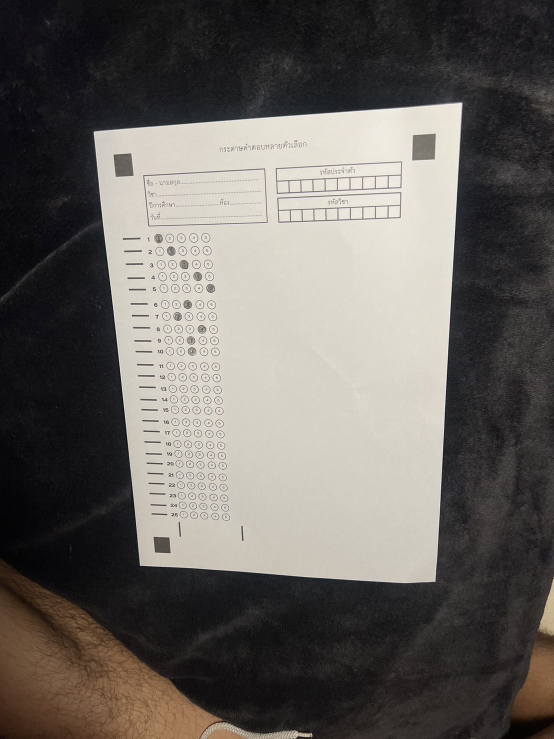
#> input picture backend/scanner/test_image/S__221782018.jpg, 1108 x 1477 px (shown at 1/2 size)
$ python testCall.py
#> lines starting #> are read from the running program, lines starting #| are printed output that depends on the picture; after the words box and inside, x2 and y2 are one past the last pixel; in counts of white or black regions, pixels touching at a corner belong together
### backend/scanner/scaner.py
# =====================================================================================
# anser sheet scanner conclusion to use
# =====================================================================================

# import the necessary packages
from imutils.perspective import four_point_transform
import cv2
import argparse
from imutils import contours
import numpy as np
import imutils
import traceback


def load_and_preprocess_image(image_path):
    try:
        image = cv2.imread(image_path)
        if image is None:
            raise FileNotFoundError(
                f"Cannot find or open the file: {image_path}")
        image = imutils.resize(image, width=1600)
        gray = cv2.cvtColor(image, cv2.COLOR_BGR2GRAY)
        blurred = cv2.GaussianBlur(gray, (5, 5), 0)
        edged = cv2.Canny(blurred, 75, 200)
        gradient = cv2.morphologyEx(
            edged, cv2.MORPH_GRADIENT, np.ones((3, 3), np.uint8))
        return image, gray, gradient
    except Exception as e:
        raise RuntimeError(f"Error in load_and_preprocess_image: {str(e)}")


def find_document_contour(gradient):
    try:
        cnts = cv2.findContours(
            gradient.copy(), cv2.RETR_EXTERNAL, cv2.CHAIN_APPROX_SIMPLE)
        cnts = imutils.grab_contours(cnts)
        docCnt = None
        if len(cnts) > 0:
            cnts = sorted(cnts, key=cv2.contourArea, reverse=True)
            for c in cnts:
                peri = cv2.arcLength(c, True)
                approx = cv2.approxPolyDP(c, 0.02 * peri, True)
                if len(approx) >= 4 and len(approx) <= 6:
                    docCnt = approx
                    break
        if docCnt is None:
            raise ValueError("Document contour not found")
        return docCnt
    except Exception as e:
        raise RuntimeError(f"Error in find_document_contour: {str(e)}")


def get_top_down_view(image, gray, docCnt):
    try:
        paper = four_point_transform(image, docCnt.reshape(4, 2))
        warped = four_point_transform(gray, docCnt.reshape(4, 2))
        return paper, warped
    except Exception as e:
        raise RuntimeError(f"Error in get_top_down_view: {str(e)}")


def extract_conner_markers(cnts, thresh):
    try:
        connerCnts = []
        for c in cnts:
            (x, y, w, h) = cv2.boundingRect(c)
            ratio = w / float(h)
            cntAr = cv2.contourArea(c)
            if (ratio >= 0.9 and ratio <= 1.1) and (cntAr > 1000):
                mask = np.zeros(thresh.shape, dtype='uint8')
                cv2.drawContours(mask, [c], -1, 255, -1)
                mask = cv2.bitwise_and(thresh, thresh, mask=mask)
                filledArea = cv2.countNonZero(mask)
                percentage_filled = (filledArea / float(cntAr)) * 100
                if percentage_filled > 70:
                    connerCnts.append(c)
        # print('connerCnts:', len(connerCnts))
        return connerCnts
    except Exception as e:
        raise RuntimeError(f"Error in extract_conner_markers: {str(e)}")


def detect_rotation(warped, connerCnts):
    try:
        topZoneImage = warped.shape[0] // 3
        topMaker = [c for c in connerCnts if cv2.boundingRect(c)[
            1] < topZoneImage]
        # print('topMaker:', len(topMaker))
        if len(topMaker) == 1:
            return True
        return False
    except Exception as e:
        raise RuntimeError(f"Error in detect_rotation: {str(e)}")


def find_all_rectangles(cnts, thresh):
    try:
        all_rectangles = []
        for c in cnts:
            peri = cv2.arcLength(c, True)
            approx = cv2.approxPolyDP(c, 0.02 * peri, True)

            contour_area = cv2.contourArea(c)

            if contour_area != 0:
                mask = np.zeros(thresh.shape, dtype="uint8")

                cv2.drawContours(mask, [c], -1, 255, -1)
                mask = cv2.bitwise_and(thresh, thresh, mask=mask)

                total = cv2.countNonZero(mask)

                percentage_filled = total / float(contour_area)

                if len(approx) >= 3 and len(approx) <= 6 and percentage_filled > 0.9 and cv2.contourArea(c) > 200:
                    all_rectangles.append(approx)
        # print('all_rectangles:', len(all_rectangles))
        return all_rectangles
    except Exception as e:
        raise RuntimeError(f"Error in find_all_rectangles: {str(e)}")


def find_rectangles(all_rectangles):
    try:
        rectangles = []
        for c in all_rectangles:
            x, y, w, h = cv2.boundingRect(c)

            ratio = w / float(h)

            area = cv2.contourArea(c)

            if not (0.9 <= ratio <= 1.1) and area > 100:
                rectangles.append(c)
        # print('rectangles:', len(rectangles))
        return rectangles
    except Exception as e:
        raise RuntimeError(f"Error in find_rectangles: {str(e)}")


def find_horizontal_rectangles_and_vertical_rectangles(rectangles):
    try:
        horizontal_rectangles = []
        vertical_rectangles = []
        for c in rectangles:
            x, y, w, h = cv2.boundingRect(c)

            ratio = w / float(h)

            area = cv2.contourArea(c)

            if ratio > 1.1 and area > 100 and area < 500:
                # print('ratio: ', ratio, 'area: ', area, 'horizontal')
                horizontal_rectangles.append(c)
            elif ratio < 0.9 and area > 100 and area < 500:
                # print('ratio: ', ratio, 'area: ', area, 'vertical')
                vertical_rectangles.append(c)
        # print('horizontal_rectangles:', len(horizontal_rectangles))
        # print('vertical_rectangles:', len(vertical_rectangles))
        return horizontal_rectangles, vertical_rectangles
    except Exception as e:
        raise RuntimeError(
            f"Error in find_horizontal_rectangles_and_vertical_rectangles: {str(e)}")


def find_bubbles_in_zone(cnts, min_x, max_x, min_y, max_y):
    try:
        bubbles = []
        for c in cnts:
            x, y, w, h = cv2.boundingRect(c)
            area = cv2.contourArea(c)

            if min_x < x < max_x and min_y < y < max_y:
                # print('area: ', area)
                if area > 10:
                    bubbles.append(c)
        # print('bubbles:', len(bubbles))
        return bubbles
    except Exception as e:
        raise RuntimeError(f"Error in find_bubbles_in_zone: {str(e)}")


def process_bubbles(bubbles, thresh, horizontal_rectangles, paper):
    try:
        answers = {}
        horizontal_rectangles = sorted(
            horizontal_rectangles, key=lambda x: x[0][0][1])
        for (i, row) in enumerate(horizontal_rectangles):
            # print('i: ', i, 'row: ', row)
            # find the bubbles 5 bubbles that have the nearest y coordinate to the row
            bubbles_in_row = []
            for bubble in bubbles:
                if abs(bubble[0][0][1] - row[0][0][1]) < 20:
                    bubbles_in_row.append(bubble)
            # print(len(bubbles_in_row))

            # sort the bubbles by x coordinate
            bubbles_in_row = sorted(bubbles_in_row, key=lambda x: x[0][0][0])

            # draw bubbles in row and put the number of the row
            # output = paper.copy()
            # for j, bubble in enumerate(bubbles_in_row):
            #     cv2.drawContours(output, [bubble], -1, (0, 255, 0), 2)
            #     cv2.putText(output, str(
            #         j+1), (bubble[0][0][0], bubble[0][0][1]), cv2.FONT_HERSHEY_SIMPLEX, 0.5, (0, 0, 255), 2)
            # cv2.putText(output, str(
            #     i+1), (row[0][0][0], row[0][0][1]), cv2.FONT_HERSHEY_SIMPLEX, 0.5, (0, 0, 255), 2)
            # cv2.imshow('bubbles_in_row', imutils.resize(output, height=1000))
            # cv2.waitKey(0)

            # find the bubbles that has filled > 50% in the row
            bubbles_filled = []
            for (j, bubble) in enumerate(bubbles_in_row):
                mask = np.zeros(thresh.shape, dtype="uint8")
                cv2.drawContours(mask, [bubble], -1, 255, -1)
                mask = cv2.bitwise_and(thresh, thresh, mask=mask)
                total = cv2.countNonZero(mask)
                percentage_filled = total / float(cv2.contourArea(bubble))
                if percentage_filled > 0.5:
                    bubbles_filled.append(j)
            # add the answer to the answers dictionary 0: A, 1: B, 2: C, 3: D, 4: E
            answers[str(i+1)] = []
            for j, bubble in enumerate(bubbles_in_row):
                if j in bubbles_filled:
                    answers[str(i+1)].append(chr(65+j))
        return answers
    except Exception as e:
        raise RuntimeError(f"Error in process_bubbles: {str(e)}")


def scan(image_path):
    try:
        image, gray, gradient = load_and_preprocess_image(image_path)
#> in load_and_preprocess_image, image is the input picture: shape (1477, 1108, 3); mean B, G, R 94.9, 99.6, 103.4
#> in load_and_preprocess_image, `gray = cv2.cvtColor(image, cv2.COLOR_BGR2GRAY)`:
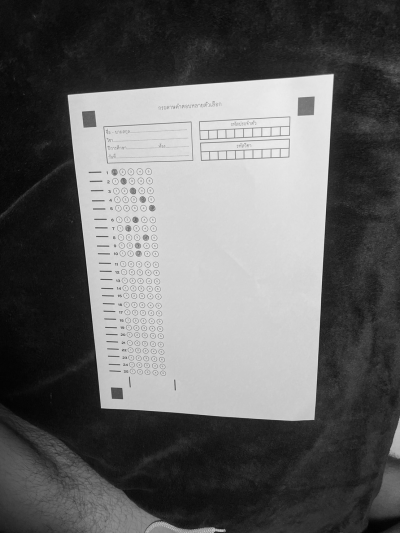
#> gray: shape (2132, 1600) (shown at 1/4 size); min 0, max 254, mean 100.1
#> in load_and_preprocess_image, `edged = cv2.Canny(blurred, 75, 200)`:
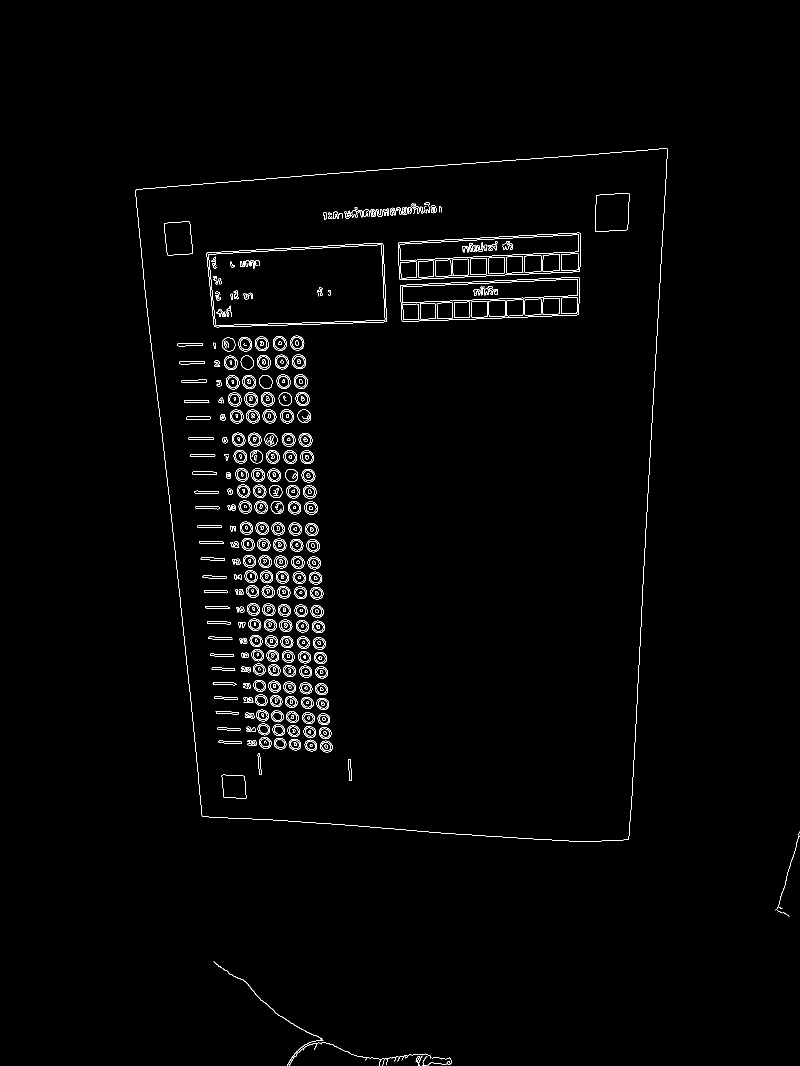
#> edged: shape (2132, 1600) (shown at 1/2 size); 1.3% white in thin lines or dots, all inside (x1, y1, x2, y2) = (271, 296, 1600, 2132)
#> in load_and_preprocess_image, `gradient = cv2.morphologyEx( edged, cv2.MORPH_GRADIENT, np.ones((3, 3)..`:
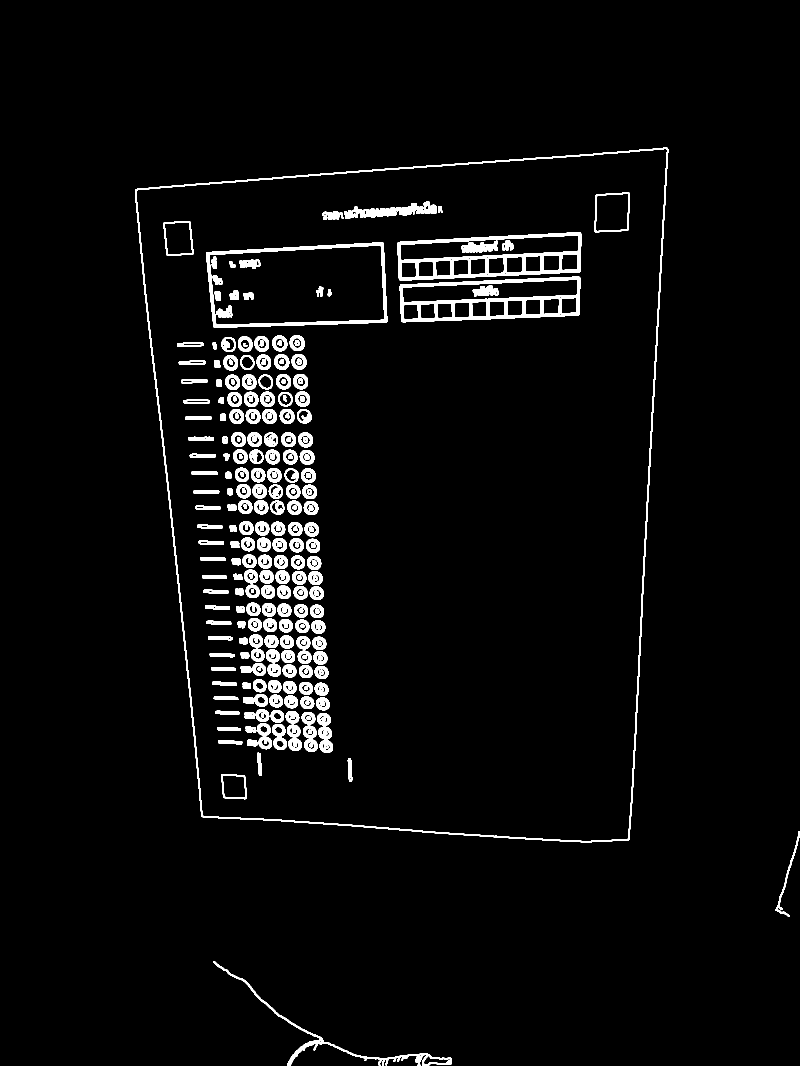
#> gradient: shape (2132, 1600) (shown at 1/2 size); 3.9% white; 253 white regions
        docCnt = find_document_contour(gradient)
#> in find_document_contour, `cnts = cv2.findContours( gradient.copy(), cv2.RETR_EXTERNAL, cv2.CHAIN..`: cnts = 3 contours; box (x1, y1, x2, y2) and area: (270, 295, 1337, 1685) 1272970, (426, 1922, 904, 2132) 3358, (1550, 1662, 1600, 1834) 548
#> the loop in find_document_contour, `for c in cnts:` made 1 pass
#> (peri, docCnt) on pass 1: (4703.2, [[1334, 295], [270, 379], [403, 1633], [1258, 1679]])
#> docCnt = [[1334, 295], [270, 379], [403, 1633], [1258, 1679]]
        paper, warped = get_top_down_view(image, gray, docCnt)
#> in get_top_down_view, `paper = four_point_transform(image, docCnt.reshape(4, 2))`:
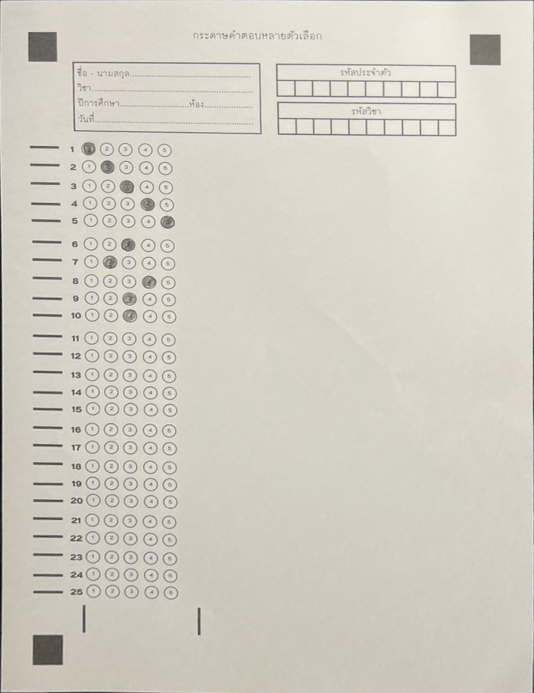
#> paper: shape (1386, 1067, 3) (shown at 1/2 size); mean B, G, R 196, 206.5, 210.8
        thresh = cv2.threshold(
            warped, 0, 255, cv2.THRESH_BINARY_INV | cv2.THRESH_OTSU)[1]
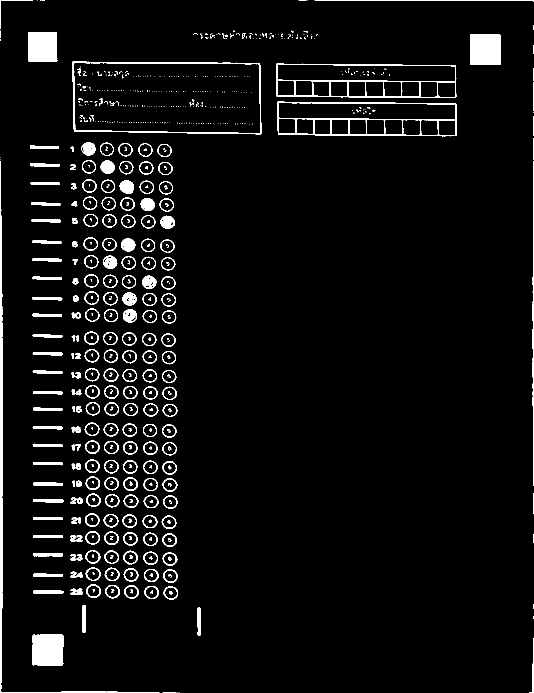
#> thresh: shape (1386, 1067) (shown at 1/2 size); 4.8% white; 700 white regions (409 under 20 px)
        cnts = cv2.findContours(
            thresh.copy(), cv2.RETR_EXTERNAL, cv2.CHAIN_APPROX_SIMPLE)
#> cnts = 291 contours, 93 with area under 20; largest, box (x1, y1, x2, y2) and area: (144, 123, 523, 269) 52491, (552, 127, 913, 196) 23302, (554, 203, 913, 273) 23286, (0, 322, 319, 1386) 3755, (65, 1269, 127, 1331) 3664
        cnts = imutils.grab_contours(cnts)
        connerCnts = extract_conner_markers(cnts, thresh)
#> the loop in extract_conner_markers, `for c in cnts:` made 291 passes
#> (x, y, w, h, ratio, cntAr, filledArea, percentage_filled) on passes 7, 246, 279: (65, 1269, 62, 62, 1, 3664.5, 3784, 103.3), (940, 69, 61, 61, 1, 3599, 3719, 103.3), (56, 64, 59, 60, 0.983, 3326, 3441, 103.5)
#> after the loop in extract_conner_markers, `for c in cnts:`:
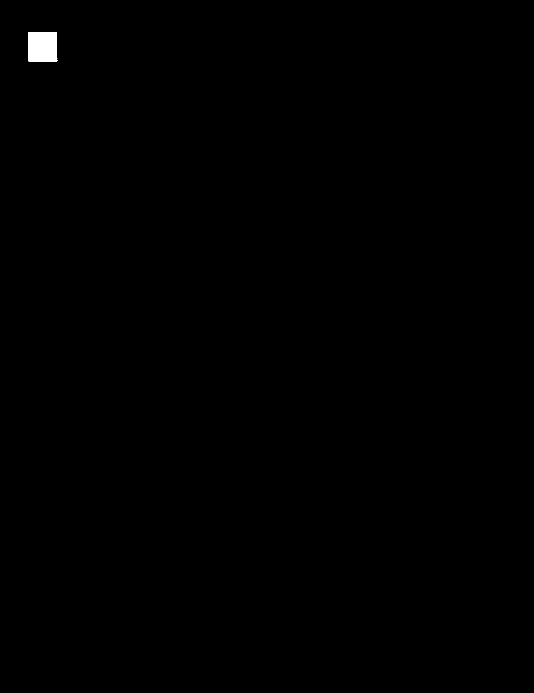
#> mask: shape (1386, 1067) (shown at 1/2 size); 0.23% white; 1 white region
#> after the loop in extract_conner_markers, `for c in cnts:`: connerCnts = 3 contours; box (x1, y1, x2, y2) and area: (65, 1269, 127, 1331) 3664, (940, 69, 1001, 130) 3599, (56, 64, 115, 124) 3326

        if detect_rotation(warped, connerCnts):
#> in detect_rotation, `topZoneImage = warped.shape[0] // 3`: topZoneImage = 462
#> in detect_rotation, `topMaker = [c for c in connerCnts if cv2.boundingRect(c)[ 1] < topZone..`: topMaker = 2 contours; box (x1, y1, x2, y2) and area: (940, 69, 1001, 130) 3599, (56, 64, 115, 124) 3326
            warped = cv2.rotate(warped, cv2.ROTATE_180)
            thresh = cv2.rotate(thresh, cv2.ROTATE_180)
            paper = cv2.rotate(paper, cv2.ROTATE_180)

        cnts = cv2.findContours(
            thresh.copy(), cv2.RETR_EXTERNAL, cv2.CHAIN_APPROX_SIMPLE)
        cnts = imutils.grab_contours(cnts)

        all_rectangles = find_all_rectangles(cnts, thresh)
#> the loop in find_all_rectangles, `for c in cnts:` made 291 passes
#> (peri, approx, contour_area, total, percentage_filled) on passes 4, 7, 9, 10, 12: (206.8, [[1066, 1289], [1065, 1384], [1058, 1385], [1066, 1385]], 59, 163, 2.76), (244, [[67, 1269], [65, 1329], [124, 1330], [126, 1271]], 3664.5, 3784, 1.03), (119.9, [[396, 1215], [395, 1269], [400, 1270], [400, 1216]], 265.5, 325, 1.22), (118.2, [[166, 1210], [165, 1264], [169, 1265], [170, 1210]], 273.5, 333, 1.22), (130.1, [[66, 1182], [67, 1186], [126, 1185], [123, 1181]], 298, 362, 1.21)
#> after the loop in find_all_rectangles, `for c in cnts:`:
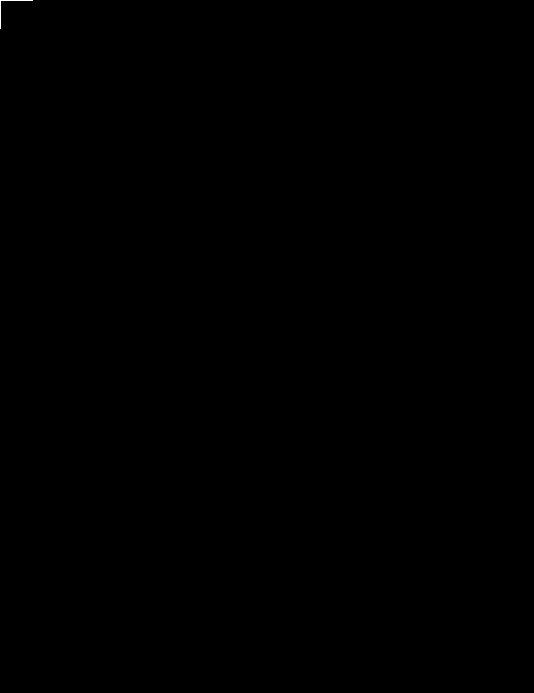
#> mask: shape (1386, 1067) (shown at 1/2 size); 0.01% white in thin lines or dots, all inside (x1, y1, x2, y2) = (0, 0, 66, 58)
        rectangles = find_rectangles(all_rectangles)
#> the loop in find_rectangles, `for c in all_rectangles:` made 31 passes
#> c on passes 1 to 8: [[67, 1269], [65, 1329], [124, 1330], [126, 1271]], [[396, 1215], [395, 1269], [400, 1270], [400, 1216]], [[166, 1210], [165, 1264], [169, 1265], [170, 1210]], [[66, 1182], [67, 1186], [126, 1185], [123, 1181]], [[66, 1148], [66, 1152], [125, 1152], [125, 1148]], [[66, 1107], [68, 1112], [125, 1111], [125, 1107]], [[66, 1071], [68, 1075], [125, 1074], [124, 1070]], [[66, 1034], [66, 1039], [125, 1038], [122, 1034]]
        horizontal_rectangles, vertical_rectangles = find_horizontal_rectangles_and_vertical_rectangles(
            rectangles)
#> the loop in find_horizontal_rectangles_and_vertical_rectangles, `for c in rectangles:` made 28 passes
        if len(horizontal_rectangles) != 25 or len(vertical_rectangles) != 2:
            raise ValueError(
                f"Found {len(horizontal_rectangles)} horizontal rectangles and {len(vertical_rectangles)} vertical rectangles, please check the image again.")

        # [9 lines of commented-out code are left out]

        max_x = max([cv2.boundingRect(c)[0] for c in vertical_rectangles])
        min_x = min([cv2.boundingRect(c)[0] for c in vertical_rectangles]) - 5
        max_y = max([cv2.boundingRect(c)[1]
                    for c in horizontal_rectangles]) + 20
        min_y = min([cv2.boundingRect(c)[1]
                    for c in horizontal_rectangles]) - 20
        # [9 lines of commented-out code are left out]
        bubbles = find_bubbles_in_zone(cnts, min_x, max_x, min_y, max_y)
#> the loop in find_bubbles_in_zone, `for c in cnts:` made 291 passes
#> c on passes 1 to 3: [[358, 1385]], [[355, 1385], [356, 1385]], [[325, 1385], [352, 1385]]
        if len(bubbles) != 125:
            raise ValueError(
                f"Found {len(bubbles)} bubbles, please check the image again.")

        # draw bubbles
        # output = paper.copy()
        # for i, bubble in enumerate(bubbles):
        #     cv2.drawContours(output, [bubble], -1, (0, 255, 0), 2)
        #     cv2.putText(output, str(
        #         i+1), (bubble[0][0][0], bubble[0][0][1]), cv2.FONT_HERSHEY_SIMPLEX, 0.5, (0, 0, 255), 2)
        # cv2.imshow('bubble', imutils.resize(output, height=1000))

        answers = process_bubbles(
            bubbles, thresh, horizontal_rectangles, paper)
#> the loop in process_bubbles, `for (i, row) in enumerate(horizontal_rectangles): # print('i: ', i, 'r..` made 25 passes
#> row on passes 1 to 8: [[60, 291], [60, 296], [117, 296], [116, 292]], [[60, 327], [63, 332], [118, 332], [118, 328]], [[61, 365], [62, 368], [119, 369], [118, 365]], [[62, 405], [63, 409], [120, 410], [119, 406]], [[63, 439], [64, 443], [121, 443], [119, 439]], [[64, 482], [65, 485], [122, 486], [121, 482]], [[65, 517], [65, 521], [123, 521], [117, 517]], [[65, 554], [67, 558], [123, 558], [122, 554]]

        # cv2.waitKey(0)
        # cv2.destroyAllWindows()

        # validate the answers that correct format 1 question must max 5 answers
        for key in answers:
            if len(answers[key]) > 5:
                raise ValueError(
                    "Found more than 5 answers, please check the image again.")
#> this loop made 25 passes
#> key on passes 1 to 8: '1', '2', '3', '4', '5', '6', '7', '8'

        return (answers)

    except Exception as e:
        raise RuntimeError(f"Error: {str(e)}")

### backend/scanner/testCall.py
import scaner

image_path = 'test_image/S__221782018.jpg'
answer = scaner.scan(image_path)
print(answer)
#> (printed output is left out)
